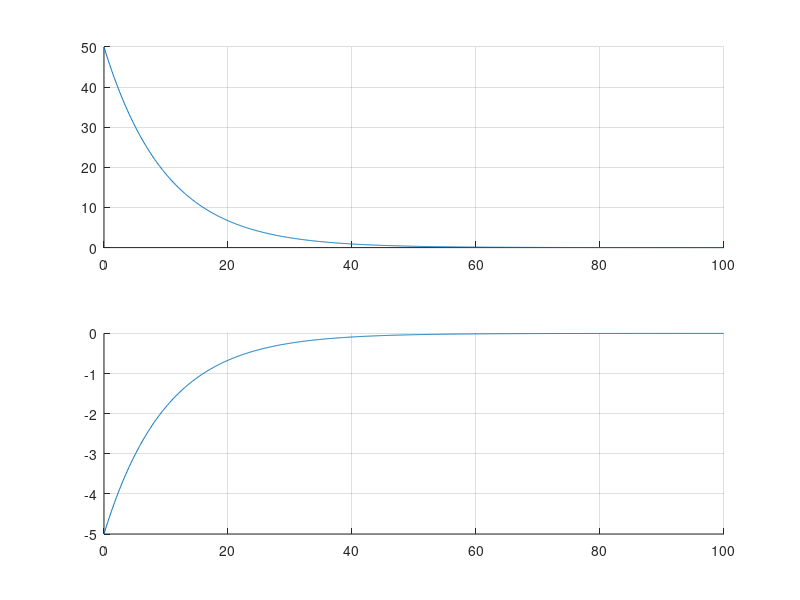

Write the MATLAB code that produced this figure.
clear; clc;

dt = 0.1;
x_k1 = 50;
u_rec(1) = 0;

for k = 1:1000
    
    x_rec(k) = x_k1;
    
    u_rec(k) = -0.1 * x_rec(k);
    
    xdot_k = u_rec(k);
    
    x_k1 = xdot_k * dt + x_rec(k);
    
end

t = 0:dt:dt*(1000-1);

figure(1);
subplot(2,1,1); hold on; grid on;
plot(t,x_rec);
subplot(2,1,2); hold on; grid on;
plot(t,u_rec);